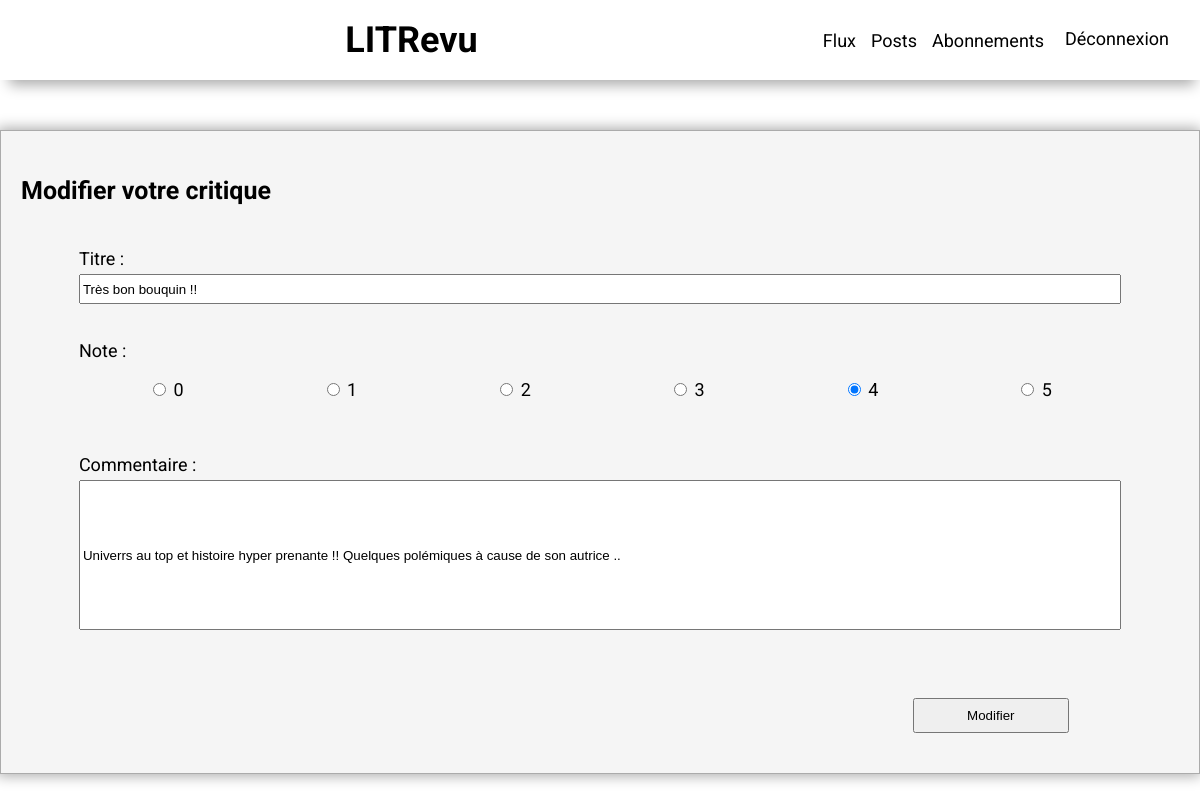
The page /edit-review/3 (signed in) on the database its author committed.
### review/models.py (models this page shows)
class Review(models.Model):
    ticket = models.OneToOneField(Ticket, on_delete=models.CASCADE,
                                  related_name='review')
    rating = models.PositiveSmallIntegerField(
        validators=[MinValueValidator(0), MaxValueValidator(5)]
    )
    headline = models.CharField(max_length=128)
    body = models.CharField(max_length=8192, blank=True)
    user = models.ForeignKey(
        to=settings.AUTH_USER_MODEL, on_delete=models.CASCADE
    )
    time_created = models.DateTimeField(auto_now_add=True)

### review/views.py (the view)
# urls.py: path('edit-review/<int:review_id>', review.views.edit_reviews,
@login_required
def edit_reviews(request, review_id):
    review = get_object_or_404(models.Review, id=review_id)
    edit_review_form = forms.ReviewForm(instance=review)
    if review.user == request.user:
        if request.method == 'POST':
            edit_review_form = forms.ReviewForm(request.POST, instance=review)
            if edit_review_form.is_valid():
                edit_review_form.save()
                return redirect('your_posts')
    return render(request,
                  'review/edit_review.html',
                  {'edit_review_form': edit_review_form})

### review/forms.py
class ReviewForm(forms.ModelForm):
    RATING_CHOICES = [
        (0, '0'),
        (1, '1'),
        (2, '2'),
        (3, '3'),
        (4, '4'),
        (5, '5')
    ]
    rating = forms.ChoiceField(
        choices=RATING_CHOICES,
        widget=forms.RadioSelect,
        label='Note'
    )
    class Meta:
        model = models.Review
        fields = ['headline', 'rating', 'body']
        labels = {
            'headline': 'Titre',
            'rating': 'Note',
            'body': 'Commentaire'
        }

### review/templates/review/edit_review.html (shortened to what this page needs)
{% extends "base.html" %}
{% block content %}
    <div class="edit">
        <div class="review_container">
            <h3>Modifier votre critique</h3>
            <form method='post'>
                {{ edit_review_form.as_p }}
                <input type="submit" value="Modifier" class="head_ticket_btn">
            </form>
        </div>
    </div>
{% endblock content %}

### static/app.css (style rules this page uses)
:root { --color-secondary: #ababab; --color-terciary: #f5f5f5; }
body { margin: 0; font-size: 18px; font-family: 'Roboto', sans-serif; }
h3 { font-size: 25px; }
.head_ticket_btn { width: 15%; margin-top: 50px; margin-left: 80%; height: 35px; cursor: pointer; }
.review_container { padding: 20 20 40 20; margin-bottom: 50px; border:1px var(--color-secondary) solid ; box-shadow: -1px 0px 13px 2px var(--color-secondary); background-color: var(--color-terciary); }
.review_container form { width: 90%; margin: auto; display: flex; flex-direction: column; }
.review_container p { display: flex; flex-direction: column; }
#id_headline { margin-top: 5px; height: 30px; }
#id_rating { display: flex; justify-content: space-around; }
#id_body { margin-top: 5px; height: 150px; }
.edit { margin-top: 50px; }

### rows shown on the page
Review: headline "Très bon bouquin !!", rating "☐ 0 ☐ 1 ☐ 2 ☐ 3 ☑ 4 ☐ 5", body "Univerrs au top et histoire hyper prenante !! Quelques polémiques à cause de son autrice .."
